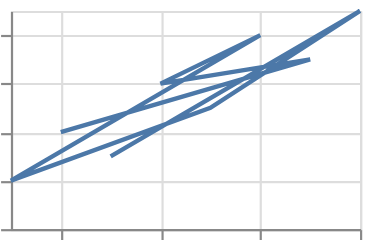

The Vega-Lite source for this figure:
### Vega-Lite specification from a JSON file in a GitHub repository (floating-point values rounded to 4 significant figures)
{"$schema": "https://vega.github.io/schema/vega-lite/v6.json", "padding": 5, "autosize": "none", "data": {"name": "table", "values": [{"c": "A", "g": "p", "x": 1, "y": 2, "v": 5, "t": "2024-01-15", "o": {"v": 3}, "IMDB Rating": 6.1, "d": "x1"}, {"c": "B", "g": "q", "x": 2, "y": 4, "v": 9, "t": "2024-02-20", "o": {"v": 7}, "IMDB Rating": 7.4, "d": "x2"}, {"c": "A", "g": "q", "x": 3, "y": 3, "v": 2, "t": "2024-03-05", "o": {"v": 1}, "IMDB Rating": 5.2, "d": "x1"}, {"c": "C", "g": "p", "x": 4, "y": 6, "v": 7, "t": "2024-05-30", "o": {"v": 4}, "IMDB Rating": 8.8, "d": "x3"}, {"c": "B", "g": "p", "x": 5, "y": 5, "v": 4, "t": "2024-07-11", "o": {"v": 9}, "IMDB Rating": 6.9, "d": "x2"}, {"c": "C", "g": "q", "x": 6, "y": 8, "v": 6, "t": "2024-09-02", "o": {"v": 2}, "IMDB Rating": 7.7, "d": "x3"}, {"c": "A", "g": "p", "x": 7, "y": 7, "v": 8, "t": "2024-11-25", "o": {"v": 5}, "IMDB Rating": 4.4, "d": "x1"}, {"c": "B", "g": "q", "x": 8, "y": 9, "v": 3, "t": "2024-12-31", "o": {"v": 8}, "IMDB Rating": 9.1, "d": "x2"}]}, "width": 160, "height": 100, "mark": "line", "encoding": {"x": {"field": "x", "type": "quantitative"}, "y": {"field": "y", "type": "quantitative"}, "order": {"field": "v", "type": "quantitative"}}}
